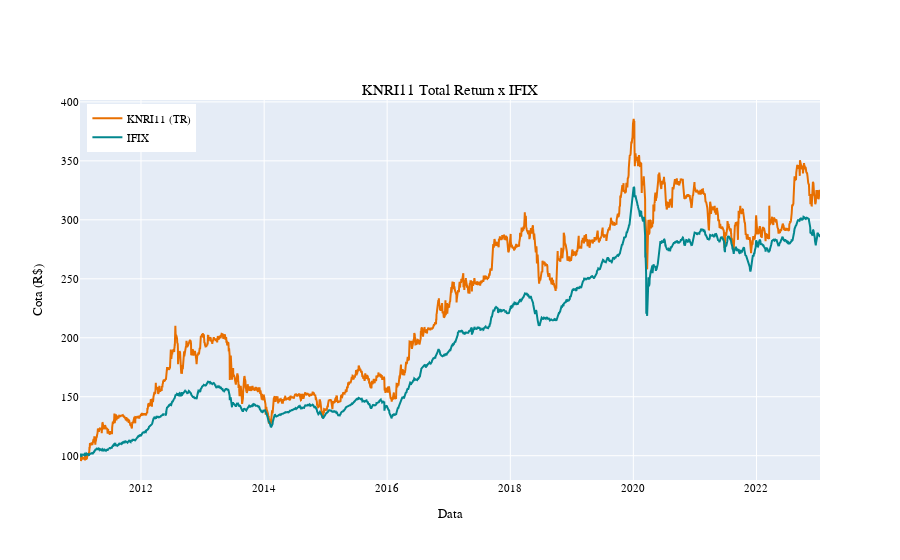

The notebook cell this image was saved under:
### Code cell
fig = go.Figure()
fig.add_trace(
    go.Scatter(
        x=cotas["datneg"],
        y=cotas["preult_tr"],
        mode="lines",
        name="KNRI11 (TR)",
        line=dict(color="#e86f00"),
    )
)
fig.add_trace(
    go.Scatter(
        x=cotas["datneg"],
        y=cotas["ifix_norm"],
        mode="lines",
        name="IFIX",
        line=dict(color="#02878e"),
    )
)

fig.update_layout(
    font=dict(family="Fira Code", size=11, color="black"),
    title="KNRI11 Total Return x IFIX",
    title_x=0.5,
    title_y=0.85,
    xaxis_title="Data",
    yaxis_title="Cota (R$)",
    legend=dict(yanchor="top", y=0.99, xanchor="left", x=0.01),
)
fig.show()

### Figure 1 — Plotly figure (JSON) as saved in the notebook; plotly's stock layout.template omitted (floating-point values rounded to 4 significant figures; data arrays with more than 128 entries replaced by an {"elided": "..."} marker saying what was removed)
{"data": [{"line": {"color": "#e86f00"}, "mode": "lines", "name": "KNRI11 (TR)", "type": "scatter", "x": {"elided": "2979 str values"}, "y": {"elided": "2979 float values"}}, {"line": {"color": "#02878e"}, "mode": "lines", "name": "IFIX", "type": "scatter", "x": {"elided": "2979 str values"}, "y": {"elided": "2979 float values"}}], "layout": {"font": {"color": "black", "family": "Fira Code", "size": 11}, "legend": {"x": 0.01, "xanchor": "left", "y": 0.99, "yanchor": "top"}, "title": {"text": "KNRI11 Total Return x IFIX", "x": 0.5, "y": 0.85}, "xaxis": {"title": {"text": "Data"}}, "yaxis": {"title": {"text": "Cota (R$)"}}}}
